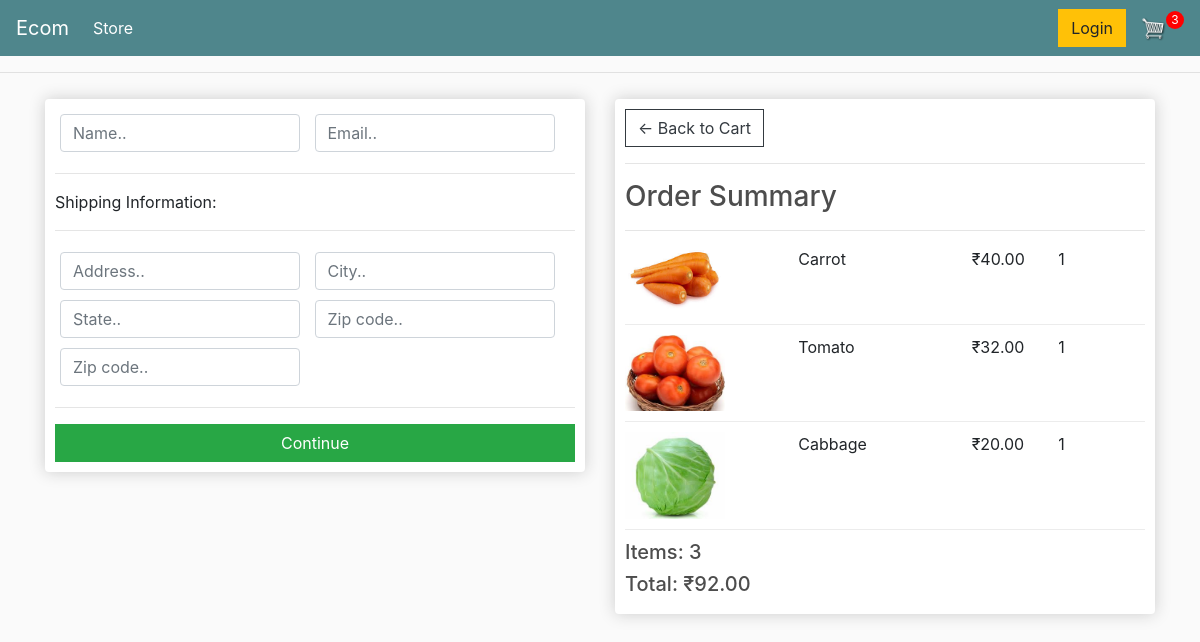
Page /checkout/ (signed in) on the earlier database version.
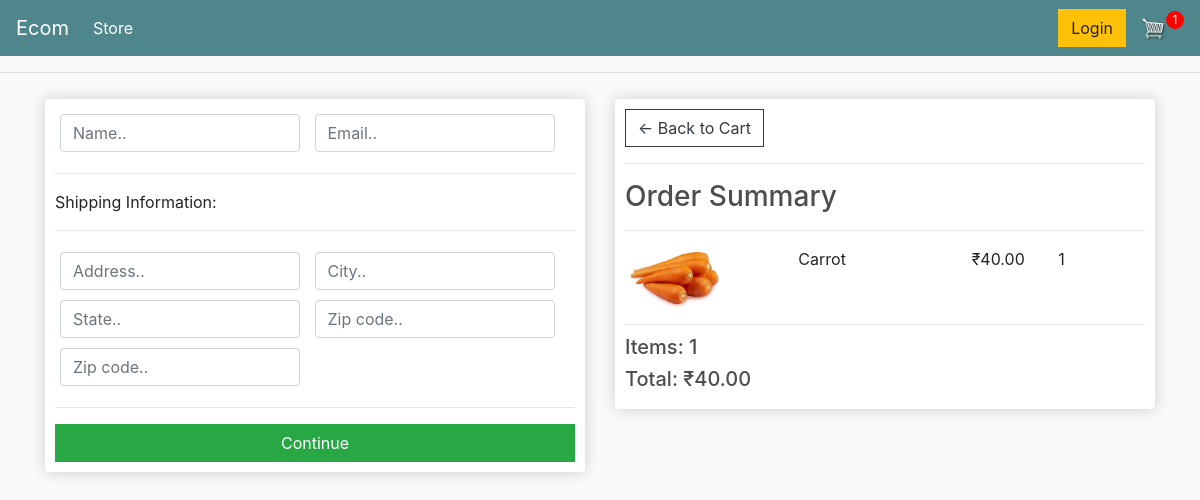
Same page on the later database version.
### store/models.py (models this page shows, shortened)
class OrderItem(models.Model):
    product = models.ForeignKey(Product, on_delete=models.SET_NULL, null=True)
    order = models.ForeignKey(Order, on_delete=models.SET_NULL, null=True)
    quantity = models.IntegerField(default=0, null=True, blank=True)
    date_added = models.DateTimeField(auto_now_add=True)
    @property
    def get_total(self):
        total = self.product.price * self.quantity
        return total

class Product(models.Model):
    name = models.CharField(max_length=200, null=True)
    price = models.DecimalField(max_digits=7, decimal_places=2)
    digital = models.BooleanField(default=False, null=True, blank=False)
    image = models.ImageField(null=True, blank=True)
    @property
    def imageURL(self):
        try:
            url = self.image.url
        except:
            url = ''
        return url

class Order(models.Model):
    customer = models.ForeignKey(Customer, on_delete=models.SET_NULL, blank=True, null=True)
    date_orderd = models.DateTimeField(auto_now_add=True)
    complete = models.BooleanField(default=False, null=True, blank=False)
    transaction_id = models.CharField(max_length=200, null=True)
    @property
    def get_cart_total(self):
        orderitems = self.orderitem_set.all()
        total = sum([item.get_total for item in orderitems])
        return total
    @property
    def get_cart_items(self):
        orderitems = self.orderitem_set.all()
        total = sum([item.quantity for item in orderitems])
        return total

### store/views.py (the view)
# urls.py: path('checkout/', views.checkout, name="checkout"),
def checkout(request):
    if request.user.is_authenticated:
        customer = request.user.customer
        order, created = Order.objects.get_or_create(customer=customer, complete=False)
        items = order.orderitem_set.all()
        cartItems = order.get_cart_items
    else:
        items = []
        order = {'get_cart_total':0, 'get_cart_items':0}
        cartItems = order['get_cart_items']
    context = {'items':items, 'order':order, 'cartItems':cartItems}
    return render(request, 'store/checkout.html', context)

### store/templates/store/checkout.html (shortened to what this page needs)
{% extends 'store/main.html' %}
{% load static %}
{% block content %}
    <div class="row">
    <div class="col-lg-6">
        <div class="box-element" id="form-wrapper">
            <form id="form">
                <div id="user-info">
                    <div class="form-field">
                        <input required class="form-control" type="text" name="name" placeholder="Name..">
                    </div>
                    <div class="form-field">
                        <input required class="form-control" type="email" name="email" placeholder="Email..">
                    </div>
                </div>
                <div id="shipping-info">
                    <hr>
                    <p>Shipping Information:</p>
                    <hr>
                    <div class="form-field">
                        <input class="form-control" type="text" name="address" placeholder="Address..">
                    </div>
                    <div class="form-field">
                        <input class="form-control" type="text" name="city" placeholder="City..">
                    </div>
                    <div class="form-field">
                        <input class="form-control" type="text" name="state" placeholder="State..">
                    </div>
                    <div class="form-field">
                        <input class="form-control" type="text" name="zipcode" placeholder="Zip code..">
                    </div>
                    <div class="form-field">
                        <input class="form-control" type="text" name="country" placeholder="Zip code..">
                    </div>
                </div>
                <hr>
                <input id="form-button" class="btn btn-success btn-block" type="submit" value="Continue">
            </form>
        </div>
        <br>
    </div>
    <div class="col-lg-6">
        <div class="box-element">
            <a  class="btn btn-outline-dark" href="{% url 'cart' %}">&#x2190; Back to Cart</a>
            <hr>
            <h3>Order Summary</h3>
            <hr>
            {% for item in items %}
                <div class="cart-row">
                    <div style="flex:2"><img class="row-image" src="{{item.product.imageURL}}"></div>
                    <div style="flex:2"><p>{{item.product.name}}</p></div>
                    <div style="flex:1"><p>₹{{item.product.price|floatformat:2}}</p></div>
                    <div style="flex:1"><p>{{item.quantity}}</p></div>
                </div>
            {% endfor %}
            <h5>Items:  {{order.get_cart_items}}</h5>
            <h5>Total:  ₹{{order.get_cart_total|floatformat:2}}</h5>
        </div>
    </div>
</div>
{% endblock content %}

Differences in the rows shown:
removed OrderItem: product.imageURL (picture), product.name "Tomato", product.price "32.00", quantity "1"
removed OrderItem: product.imageURL (picture), product.name "Cabbage", product.price "20.00", quantity "1"
computed for Order: get_cart_items "3" → "1"; get_cart_total "92.00" → "40.00"
Other differences:
{{ cartItems }}: "3" → "1"
